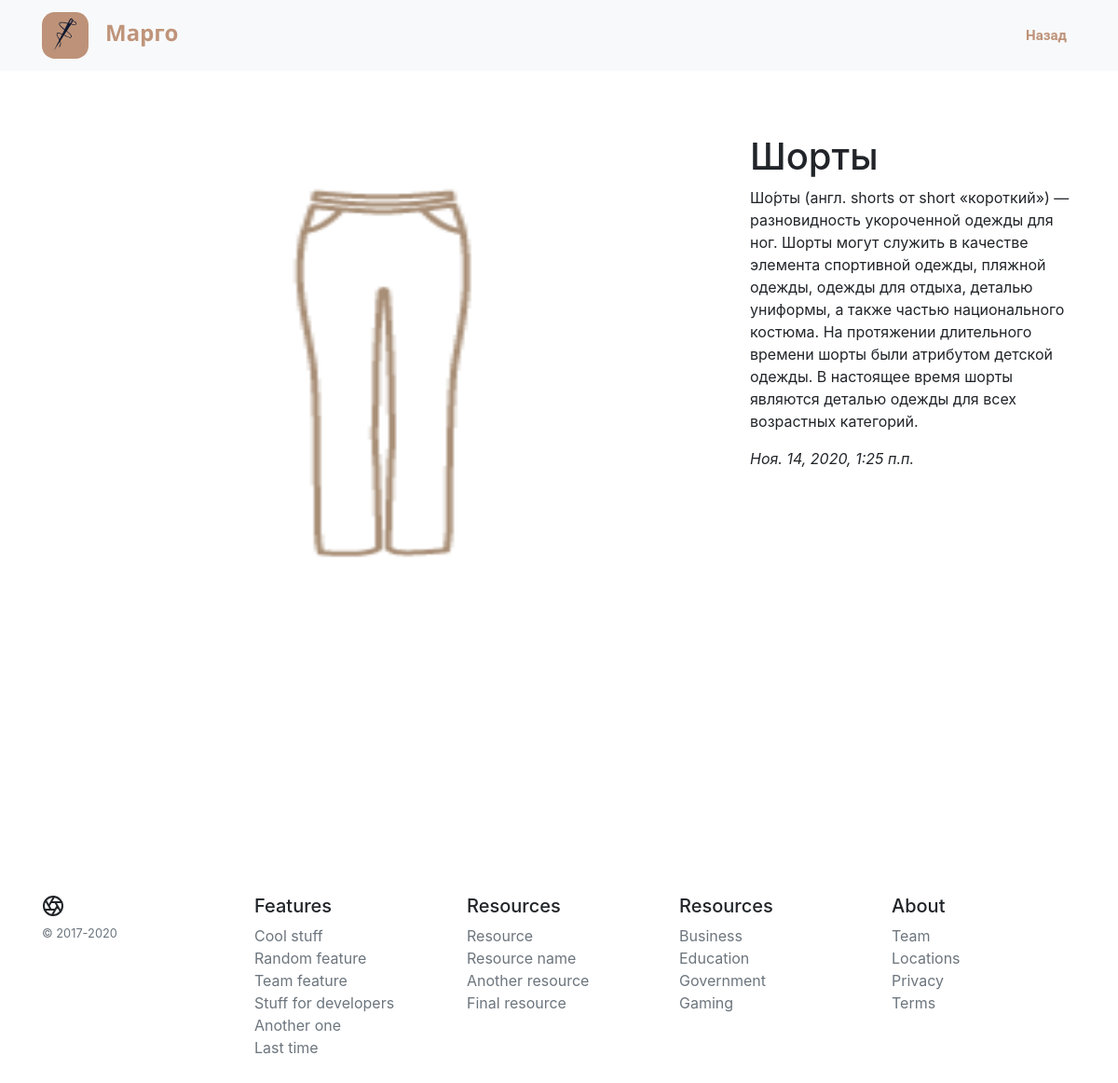
Page /21/ on the committed database.
### home/models.py (models this page shows, shortened)
class Article(models.Model):
    article_title = models.CharField('Название статьи ', max_length=200)
    article_text = models.TextField('текст')
    pub_date = models.DateTimeField('дата')
    img_post = models.ImageField("Изображение", upload_to="img")
    class Meta:
        verbose_name = 'Статья'
        verbose_name_plural = 'Статьи'

### home/views.py (the view)
# urls.py: path('<int:home_id>/', views.detail, name = 'detail'),
def detail(request, home_id):
    a = Article.objects.get(id=home_id)
    images = Image.objects.filter(article=a)
    return render(request, 'home/detail.html',  {'a': a, 'images': images})

### templates/home/detail.html (shortened to what this page needs)
{% extends 'base.html' %}
{% load static %}
{% block head%}
<header>
  <nav class="navbar navbar-expand-md navbar-light fixed-top bg-light"><div class="container">
    <a class="navbar-brand d" href="#">
      <img src="{% static "лого.svg" %}" width="147" height="50" class="a d-inline-block align-top" alt="">
    </a>
    <div class="collapse navbar-collapse" id="navbarCollapse">
      <ul class="navbar-nav  ml-auto">
        <li class="nav-item active ">
          <a class="nav-link nav-text" href="/">Назад</a>
        </li>
      </ul>
    </div>
  </div>
  </nav>
</header>
{% endblock %}
{% block content1 %}
<div class="container ec">
  <div class="row">
    <div class="col-md-7 col-lg-8">
      <div id="carousel" class="carousel slide" data-ride="carousel">
      <div class="carousel-inner">
        <div class="carousel-item active">
          <img src="{{ a.img_post.url }}" width="100%" height="auto">
        </div>
      </div>
      <a class="carousel-control-prev" href="#carousel" role="button" data-slide="prev">
          <span class="carousel-control-prev-icon" aria-hidden="true"></span>
      </a>
      <a class="carousel-control-next" href="#carousel" role="button" data-slide="next">
          <span class="carousel-control-next-icon" aria-hidden="true"></span>
      </a>
      </div>
    </div>
    <dic class="col-md-5 col-lg-4">
      <div>
        <h1>{{a.article_title}}</h2>
      </div>
      <div>
        <p>{{a.article_text}}</p>
        <em>{{a.pub_date}}</em>
      </div>
    </div>
</div>
{% endblock %}

### templates/base.html (shortened to what this page needs)
<!doctype html>
<html lang="ru">
  <head>
    {% load static %}
    <link rel="stylesheet" href="https://stackpath.bootstrapcdn.com/bootstrap/4.5.0/css/bootstrap.min.css">
    <link href="{% static "carousel.css" %}" rel="stylesheet">
    <link rel="stylesheet" href="https://cdn.jsdelivr.net/npm/bootstrap@4.5.3/dist/css/bootstrap.min.css">
  </head>
  <body>
    {% block head %}{% endblock %}
{% block content1 %}{% endblock %}
<footer class="ec container py-5">
  <div class="row">
    <div class="col-12 col-md">
      <small class="d-block mb-3 text-muted">&copy; 2017-2020</small>
    </div>
    <div class="col-6 col-md">
      <h5>Features</h5>
      <ul class="list-unstyled text-small">
        <li><a class="text-muted" href="#">Cool stuff</a></li>
        <li><a class="text-muted" href="#">Random feature</a></li>
        <li><a class="text-muted" href="#">Team feature</a></li>
        <li><a class="text-muted" href="#">Stuff for developers</a></li>
        <li><a class="text-muted" href="#">Another one</a></li>
        <li><a class="text-muted" href="#">Last time</a></li>
      </ul>
    </div>
    <div class="col-6 col-md">
      <h5>Resources</h5>
      <ul class="list-unstyled text-small">
        <li><a class="text-muted" href="#">Resource</a></li>
        <li><a class="text-muted" href="#">Resource name</a></li>
        <li><a class="text-muted" href="#">Another resource</a></li>
        <li><a class="text-muted" href="#">Final resource</a></li>
      </ul>
    </div>
    <div class="col-6 col-md">
      <h5>Resources</h5>
      <ul class="list-unstyled text-small">
        <li><a class="text-muted" href="#">Business</a></li>
        <li><a class="text-muted" href="#">Education</a></li>
        <li><a class="text-muted" href="#">Government</a></li>
        <li><a class="text-muted" href="#">Gaming</a></li>
      </ul>
    </div>
    <div class="col-6 col-md">
      <h5>About</h5>
      <ul class="list-unstyled text-small">
        <li><a class="text-muted" href="#">Team</a></li>
        <li><a class="text-muted" href="#">Locations</a></li>
        <li><a class="text-muted" href="#">Privacy</a></li>
        <li><a class="text-muted" href="#">Terms</a></li>
      </ul>
    </div>
  </div>
</footer>
  </body>
</html>

### static/carousel.css (style rules this page uses)
body { padding-top: 3rem; padding-bottom: 3rem; color: #5a5a5a; }
.nav-link { font-family: 'Roboto', -apple-system, system-ui, BlinkMacSystemFont, "Segoe UI", Roboto, "Helvetica Neue", Arial, sans-serif; font-style: normal; font-weight: bold; font-size: 15px; line-height: 17px; color: #d0b3a2 !important; margin-right: 5px; }
.active > a { color: #be9278 !important; }
@media (min-width: 320px) { .a { width: 147px; height: 50px; } }
@media (min-width: 320px) { .d { margin-right: 0%; } }
@media (min-width: 320px) { .ec { margin-top: 6rem; } }
@media (min-width: 576px) { .d { margin-right: 53%; } }
@media (min-width: 576px) { .ec { margin-top: 6rem; } }
@media (min-width: 768px) { .nav-link { font-family: 'Roboto', -apple-system, system-ui, BlinkMacSystemFont, "Segoe UI", Roboto, "Helvetica Neue", Arial, sans-serif; font-style: normal; font-weight: bold; font-size: 15px; line-height: 17px; color: #d0b3a2 !important; margin-right: 2px; } }
@media (min-width: 768px) { .d { margin-right: 29%; } }
@media (min-width: 992px) { .d { margin-right: 47%; } }
@media (min-width: 992px) { .carousel { margin-bottom: 10rem; } }
@media (min-width: 992px) { .carousel-item { height: 32rem; } }
@media (min-width: 992px) { .carousel-item > img { position: absolute; top: 0; left: 0; min-width: 100%; height: 32rem; } }

### rows in the picture
Article: img_post (picture), article_title "Шорты", article_text "Шо́рты (англ. shorts от short «короткий») — разновидность укороченной одежды для ног. Шорты могут служить в качестве элемента спортивной одежды, пляжной одежды, одежды для отдыха, деталью униформы, а также частью национального костюма. На протяжении длительного времени шорты были атрибутом детской одежды. В настоящее время шорты являются деталью одежды для всех возрастных категорий.", pub_date "Ноя. 14, 2020, 1:25 п.п."
